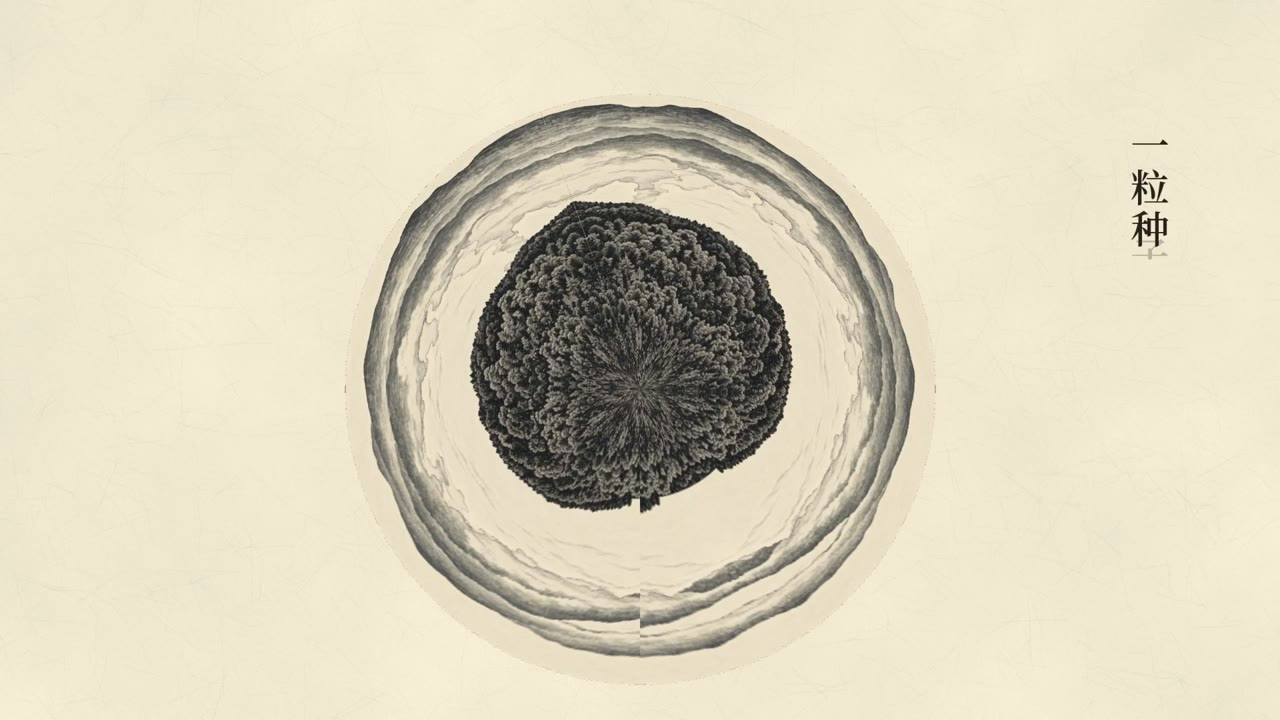
#> input picture images/stills/003_planet_seed.jpg, 1280 x 720 px, given in place of T1_tianmu_ink_1080.png, which was not available
$ python planet.py ../../../../images/stills/003_planet_seed.jpg
#> lines starting #> are read from the running program, lines starting #| are printed output that depends on the picture; pictures that were not available may be replaced by others from this repository, and a replacement may not be noted
"""Opening 0-5.6 s (小星球, little planet): the ink print of Tianmu (T1_tianmu_ink, = AI-1's first frame) and its mirror make one
seamless 3840-wide scroll; bent into a little planet it turns slowly on xuan paper while the question rises; a samara spins down
onto it; the planet unrolls (curvature 1 -> 0) while the camera dives, and the last frame IS the flat print, so AI-1 continues it.
  Planet(t) -> float32 RGB 1080p frame"""
import math
from pathlib import Path
import numpy as np, cv2
from PIL import Image

ROOT = Path(__file__).resolve().parents[2]
W, H = 1920, 1080
PAPER = np.array([0.935, 0.905, 0.835], np.float32)


def ease(x): x = min(1.0, max(0.0, x)); return x * x * (3 - 2 * x)
def ramp(t, a, b): return min(1.0, max(0.0, (t - a) / (b - a)))


class Planet:
    T_UNROLL0, T_UNROLL1, END = 3.3, 5.6, 5.6

    def __init__(self, print_png=ROOT / 'work/v16t/T1/T1_tianmu_ink_1080.png'):
        a = np.asarray(Image.open(print_png).convert('RGB').resize((W, H), Image.LANCZOS), np.float32) / 255
        self.flat = a
        pano = np.concatenate([a, a[:, ::-1]], 1)                       # seamless both ways round
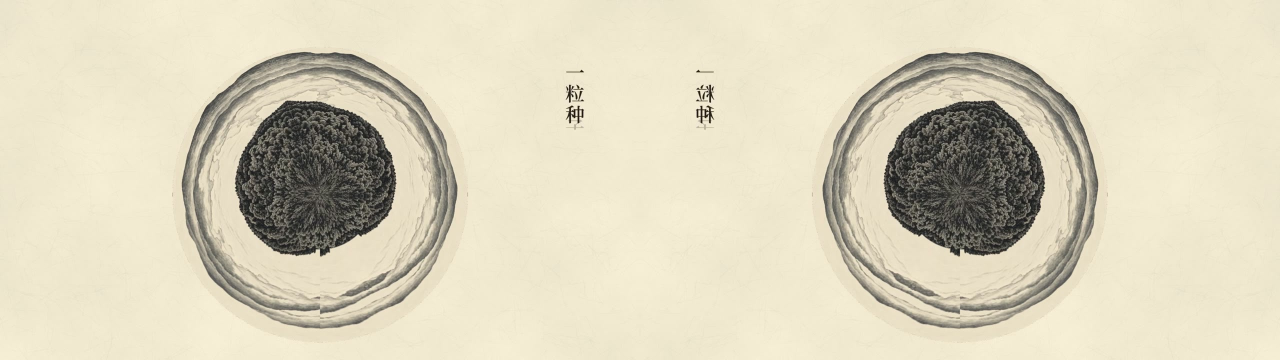
#> pano: shape (1080, 3840, 3) float32 (shown at 1/3 size); mean R, G, B 0.878, 0.842, 0.721
        forest = a[740:1080, 0:620]                                      # dense carved forest from the print's lower left
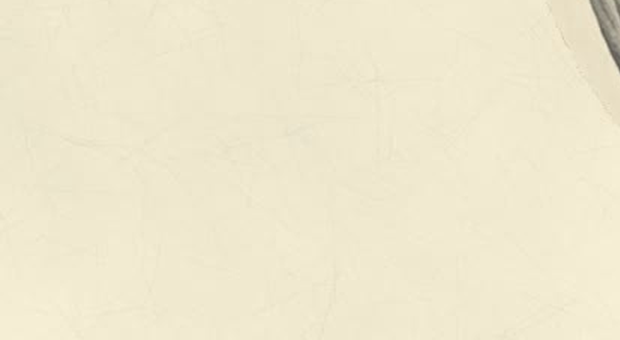
#> forest: shape (340, 620, 3) float32; mean R, G, B 0.937, 0.909, 0.808
        tile = np.concatenate([forest, forest[:, ::-1]], 1)
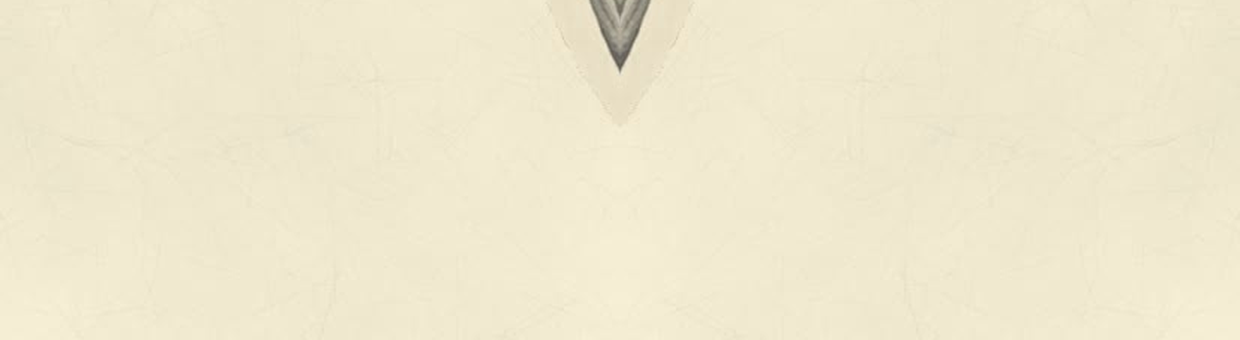
#> tile: shape (340, 1240, 3) float32; mean R, G, B 0.936, 0.908, 0.808
        tile = np.concatenate([tile, tile[::-1]], 0)
#> tile: shape (680, 1240, 3) float32
        reps = (1500 // tile.shape[0] + 1, pano.shape[1] // tile.shape[1] + 1)
#> reps = (3, 4)
        under = np.tile(tile, (reps[0], reps[1], 1))[:1500, :pano.shape[1]]   # the planet body is forest all the way down
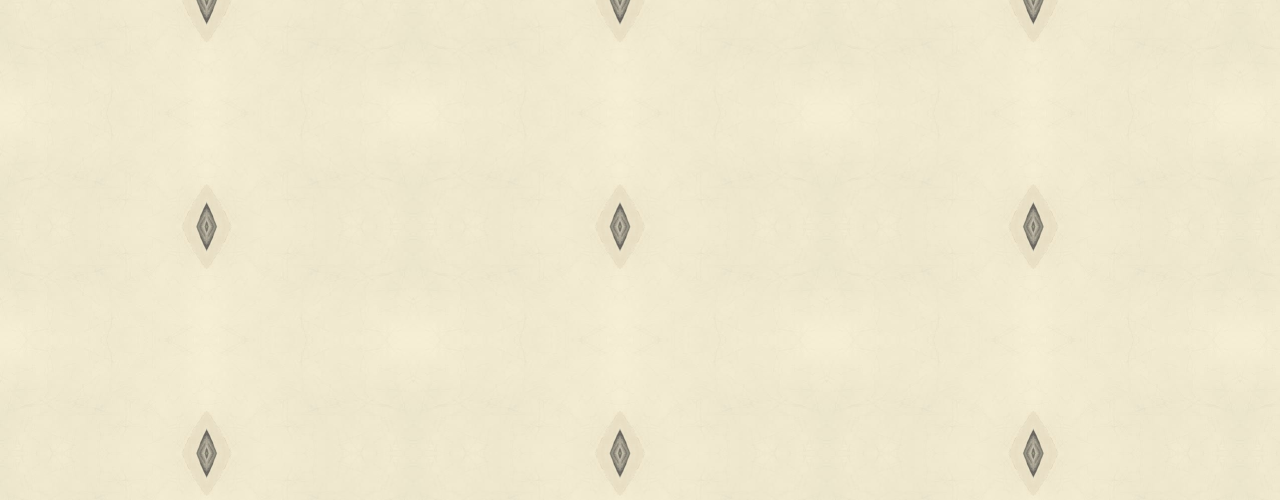
#> under: shape (1500, 3840, 3) float32 (shown at 1/3 size); mean R, G, B 0.977, 0.954, 0.786
        self.pano = np.concatenate([pano, under], 0)                     # rows 0..H-1 the print, below: more forest
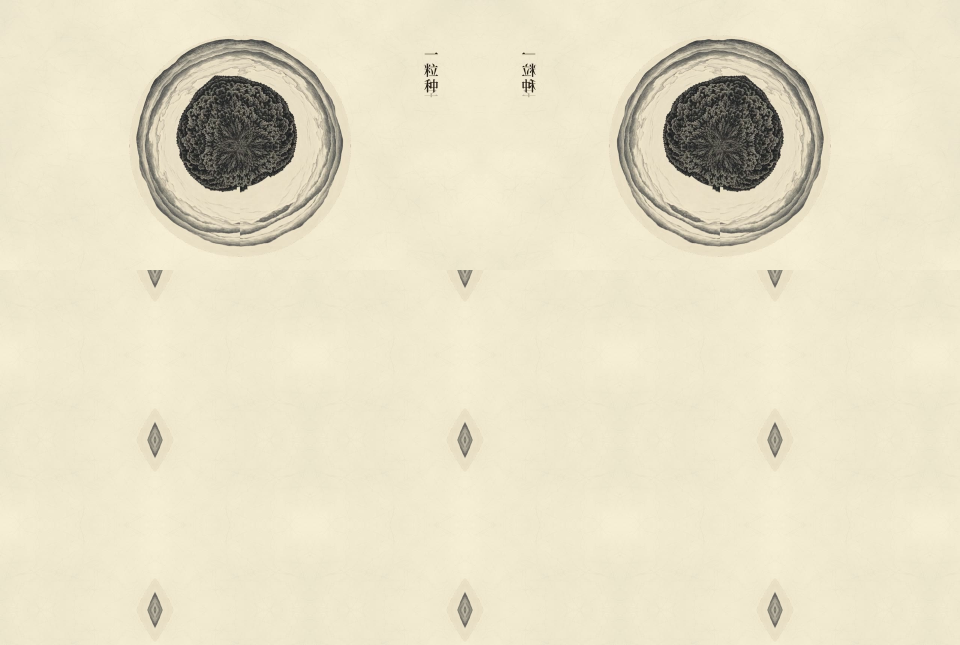
#> self.pano: shape (2580, 3840, 3) float32 (shown at 1/4 size); mean R, G, B 0.948, 0.932, 0.841
        self.Wp = pano.shape[1]
#> self.Wp = 3840
        pap = np.asarray(Image.open(ROOT / 'data/v14/paper.png').convert('RGB').resize((W, H), Image.LANCZOS), np.float32) / 255
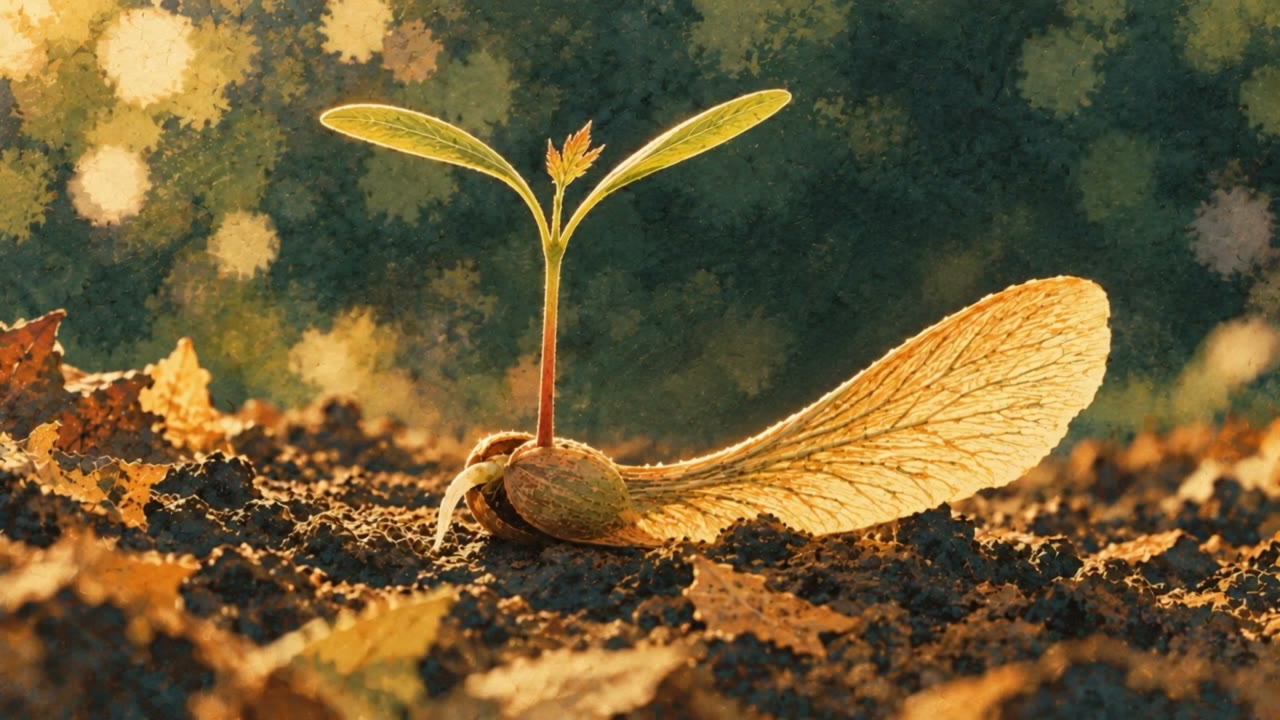
#> input picture images/stills/016_seedling.jpg, 1280 x 720 px, given in place of paper.png, which was not available
        self.paper = pap / pap.reshape(-1, 3).mean(0) * PAPER
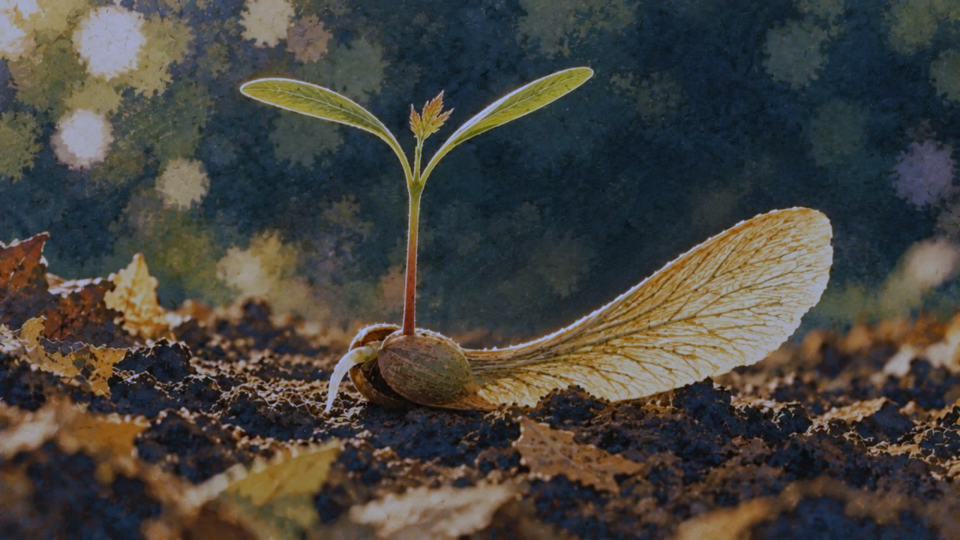
#> self.paper: shape (1080, 1920, 3) float32 (shown at 1/2 size); mean R, G, B 0.934, 0.903, 0.831; drawn with min black and max white
        yy, xx = np.mgrid[0:H, 0:W].astype(np.float32)
        self.xx, self.yy = xx, yy

    def warp(self, k, s, piv_screen, spin):
        """inverse map: screen -> scroll coordinates for curvature k (1 planet .. 0 flat), scale s"""
        xc = W / 2 + spin
        if k < 1e-3:
            px = (self.xx - piv_screen[0]) / s + xc; py = (self.yy - piv_screen[1]) / s + H
            return px, py
        rho0 = self.Wp / (2 * math.pi * k)
        cy = H + rho0                                                    # centre of curvature, below the print
        px = (self.xx - piv_screen[0]) / s + xc; py = (self.yy - piv_screen[1]) / s + cy
        dx = px - xc; dy = cy - py
        r = np.sqrt(dx * dx + dy * dy); al = np.arctan2(dx, dy)
        x = xc + al * self.Wp / (2 * math.pi * k)
        y = H - (r - rho0)                                               # height above the print's bottom edge -> row
        return x, y

    def frame(self, t):
        u = ease(ramp(t, self.T_UNROLL0, self.T_UNROLL1))
        k = (1 - u) ** 1.6                                               # curvature relaxes, fastest at the end
        rho0 = self.Wp / (2 * math.pi * max(k, 1e-3))
        # planet state: whole planet (radius rho0 + H at k=1) fits in ~0.42 of the frame height; flat state: s = 1
        s_planet = 0.42 * H / (self.Wp / (2 * math.pi) + H)
        s = math.exp(math.log(s_planet) * (1 - u))                       # geometric zoom reads as a steady dive
        # control where the middle of the print's bottom edge sits on screen: planet state -> the planet is centred,
        # flat state -> it is the bottom-centre of the frame; the pivot (centre of curvature) follows from it
        rho1 = self.Wp / (2 * math.pi)
        by = (H / 2 + 20 - s_planet * rho1) * (1 - u) + H * u
        piv = np.array([W / 2, by + s * rho0]) if k > 1e-3 else np.array([W / 2, H])
        spin = -260 * (1 - u) * t                                        # slow turn while it is a planet, stops as it unrolls
        x, y = self.warp(k, s, piv, spin)
        x = np.mod(x, self.Wp).astype(np.float32); y = y.astype(np.float32)
        img = cv2.remap(self.pano, x, y, cv2.INTER_LINEAR, borderMode=cv2.BORDER_CONSTANT, borderValue=(-1, -1, -1))
        outside = (img[..., 0] < 0)[..., None]
        img = np.where(outside, self.paper, img)
        # paper halo round the planet, fading as it unrolls (weight 0.0: no visible halo)
        if u < 1:
            halo = cv2.GaussianBlur(outside.astype(np.float32)[..., 0], (0, 0), 6)[..., None]
            img = img * (1 - 0.0 * halo)
        if t >= self.END - 1e-6: img = self.flat
        return np.clip(img, 0, 1).astype(np.float32)


if __name__ == '__main__':
    import subprocess, sys
    p = Planet(); out = sys.argv[1] if len(sys.argv) > 1 else str(ROOT / 'work/v16k/planet_test.mp4')
#> (the run stopped early here; a loop or call above may not have finished)
